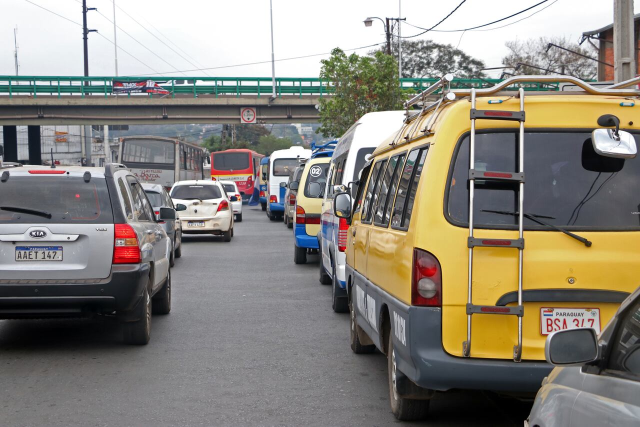
#> input picture 2_Project_Code/resources/test_image.jpg, 1280 x 853 px (shown at 1/2 size)
$ python -i utils.py   (imports and definitions only)
#> lines starting #> are read from the running program, lines starting #| are printed output that depends on the picture
#> further down, picture is the input picture: shape (853, 1280, 3); mean B, G, R 125.2, 134.7, 139.2
"""
utils.py
--------
Image and GUI utilities shared by the plate recognition pipeline.
"""

import cv2
import numpy as np


# -----------------------------------------------------------------------
# GUI
# -----------------------------------------------------------------------
# [35 lines left out: functions can_show_windows, smart_resize_and_pad, not called in this run]


# -----------------------------------------------------------------------
# Visual enhancements
# -----------------------------------------------------------------------
def unsharp_mask(img, kernel_size=(3, 3), amount=1.0, threshold=0):
    blurred = cv2.GaussianBlur(img, kernel_size, 0)
    sharpened = cv2.addWeighted(img, 1 + amount, blurred, -amount, 0)
    if threshold > 0:
        mask = np.absolute(img.astype(int) - blurred.astype(int)) < threshold
        np.copyto(sharpened, img, where=mask)
    return sharpened


def enhance_for_display(img, display_w=320):
    """Enhances contrast and sharpness of a crop for on-screen display."""
#> called with display_w = 320
    if img is None or img.size == 0:
        return np.zeros((display_w // 4, display_w, 3), dtype=np.uint8)
    h, w = img.shape[:2]
#> h = 853; w = 1280
    scale = min(display_w / float(w), (display_w // 2) / float(h))
#> scale = 0.188
    new_w = max(1, int(w * scale))
#> new_w = 240
    new_h = max(1, int(h * scale))
#> new_h = 160
    interp = cv2.INTER_AREA if scale < 1.0 else cv2.INTER_CUBIC
#> interp = 3
    small = cv2.resize(img, (new_w, new_h), interpolation=interp)
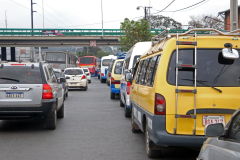
#> small: shape (160, 240, 3); mean B, G, R 125.2, 134.7, 139.2
    lab = cv2.cvtColor(small, cv2.COLOR_BGR2LAB)
#> lab: shape (160, 240, 3); mean of channels 0, 1, 2 141.4, 128.9, 133.4
    l, a, b = cv2.split(lab)
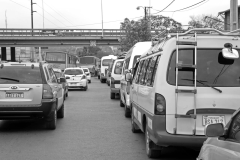
#> l: shape (160, 240); min 0, max 255, mean 141.4
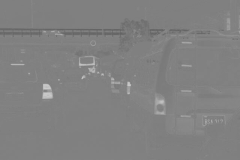
#> a: shape (160, 240); min 99, max 202, mean 128.9
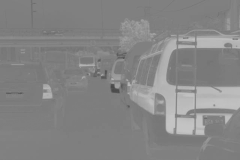
#> b: shape (160, 240); min 73, max 197, mean 133.4
    clahe = cv2.createCLAHE(clipLimit=2.0, tileGridSize=(8, 8))
    lab2 = cv2.merge((clahe.apply(l), a, b))
#> lab2: shape (160, 240, 3); mean of channels 0, 1, 2 149, 128.9, 133.4
    enhanced = cv2.cvtColor(lab2, cv2.COLOR_LAB2BGR)
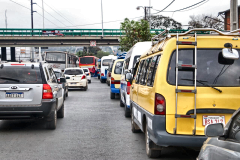
#> enhanced: shape (160, 240, 3); mean B, G, R 133.3, 142.8, 147.1
    return unsharp_mask(enhanced, amount=0.6)
#> in unsharp_mask, `blurred = cv2.GaussianBlur(img, kernel_size, 0)`:
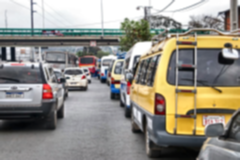
#> blurred: shape (160, 240, 3); mean B, G, R 133.3, 142.9, 147.2
#> in unsharp_mask, `sharpened = cv2.addWeighted(img, 1 + amount, blurred, -amount, 0)`:
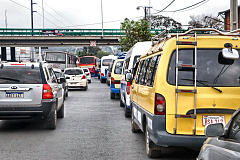
#> sharpened: shape (160, 240, 3); mean B, G, R 133.1, 142.6, 146.9


# -----------------------------------------------------------------------
# Gallery / mosaic of crops
# -----------------------------------------------------------------------
# [43 lines left out: functions create_gallery, make_high_quality_crop, not called in this run]

>>> import cv2
>>> picture = cv2.imread('resources/test_image.jpg')
>>> result = enhance_for_display(picture)
